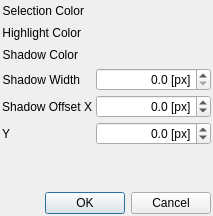
<?xml version="1.0" encoding="UTF-8"?>
<ui version="4.0">
 <class>ggClassySettingsDockWidget</class>
 <widget class="QDockWidget" name="ggClassySettingsDockWidget">
  <property name="geometry">
   <rect>
    <x>0</x>
    <y>0</y>
    <width>213</width>
    <height>216</height>
   </rect>
  </property>
  <property name="features">
   <set>QDockWidget::AllDockWidgetFeatures</set>
  </property>
  <property name="allowedAreas">
   <set>Qt::LeftDockWidgetArea|Qt::RightDockWidgetArea</set>
  </property>
  <property name="windowTitle">
   <string>Preferences</string>
  </property>
  <widget class="QWidget" name="dockWidgetContents">
   <layout class="QVBoxLayout" name="verticalLayout">
    <property name="spacing">
     <number>4</number>
    </property>
    <property name="leftMargin">
     <number>2</number>
    </property>
    <property name="topMargin">
     <number>2</number>
    </property>
    <property name="rightMargin">
     <number>2</number>
    </property>
    <property name="bottomMargin">
     <number>2</number>
    </property>
    <item>
     <layout class="QFormLayout" name="formLayout">
      <property name="fieldGrowthPolicy">
       <enum>QFormLayout::AllNonFixedFieldsGrow</enum>
      </property>
      <property name="horizontalSpacing">
       <number>4</number>
      </property>
      <property name="verticalSpacing">
       <number>4</number>
      </property>
      <item row="0" column="0">
       <widget class="QLabel" name="label">
        <property name="sizePolicy">
         <sizepolicy hsizetype="Minimum" vsizetype="Minimum">
          <horstretch>0</horstretch>
          <verstretch>0</verstretch>
         </sizepolicy>
        </property>
        <property name="text">
         <string>Selection Color</string>
        </property>
        <property name="alignment">
         <set>Qt::AlignRight|Qt::AlignTrailing|Qt::AlignVCenter</set>
        </property>
       </widget>
      </item>
      <item row="0" column="1">
       <widget class="ggColorPreviewWidget" name="mSelectionColorPreviewWidget" native="true">
        <property name="minimumSize">
         <size>
          <width>18</width>
          <height>18</height>
         </size>
        </property>
       </widget>
      </item>
      <item row="1" column="0">
       <widget class="QLabel" name="label_2">
        <property name="sizePolicy">
         <sizepolicy hsizetype="Minimum" vsizetype="Minimum">
          <horstretch>0</horstretch>
          <verstretch>0</verstretch>
         </sizepolicy>
        </property>
        <property name="text">
         <string>Highlight Color</string>
        </property>
        <property name="alignment">
         <set>Qt::AlignRight|Qt::AlignTrailing|Qt::AlignVCenter</set>
        </property>
       </widget>
      </item>
      <item row="1" column="1">
       <widget class="ggColorPreviewWidget" name="mHighlightColorPreviewWidget" native="true">
        <property name="minimumSize">
         <size>
          <width>18</width>
          <height>18</height>
         </size>
        </property>
       </widget>
      </item>
      <item row="2" column="0">
       <widget class="QLabel" name="label_3">
        <property name="sizePolicy">
         <sizepolicy hsizetype="Minimum" vsizetype="Minimum">
          <horstretch>0</horstretch>
          <verstretch>0</verstretch>
         </sizepolicy>
        </property>
        <property name="text">
         <string>Shadow Color</string>
        </property>
        <property name="alignment">
         <set>Qt::AlignRight|Qt::AlignTrailing|Qt::AlignVCenter</set>
        </property>
       </widget>
      </item>
      <item row="2" column="1">
       <widget class="ggColorPreviewWidget" name="mShadowColorPreviewWidget" native="true">
        <property name="minimumSize">
         <size>
          <width>18</width>
          <height>18</height>
         </size>
        </property>
       </widget>
      </item>
      <item row="3" column="0">
       <widget class="QLabel" name="label_4">
        <property name="sizePolicy">
         <sizepolicy hsizetype="Minimum" vsizetype="Minimum">
          <horstretch>0</horstretch>
          <verstretch>0</verstretch>
         </sizepolicy>
        </property>
        <property name="text">
         <string>Shadow Width</string>
        </property>
        <property name="alignment">
         <set>Qt::AlignRight|Qt::AlignTrailing|Qt::AlignVCenter</set>
        </property>
       </widget>
      </item>
      <item row="3" column="1">
       <widget class="QDoubleSpinBox" name="mShadowWidthSpinBox">
        <property name="alignment">
         <set>Qt::AlignRight|Qt::AlignTrailing|Qt::AlignVCenter</set>
        </property>
        <property name="buttonSymbols">
         <enum>QAbstractSpinBox::UpDownArrows</enum>
        </property>
        <property name="prefix">
         <string/>
        </property>
        <property name="suffix">
         <string> [px]</string>
        </property>
        <property name="decimals">
         <number>1</number>
        </property>
        <property name="maximum">
         <double>10.000000000000000</double>
        </property>
       </widget>
      </item>
      <item row="4" column="0">
       <widget class="QLabel" name="label_5">
        <property name="sizePolicy">
         <sizepolicy hsizetype="Minimum" vsizetype="Minimum">
          <horstretch>0</horstretch>
          <verstretch>0</verstretch>
         </sizepolicy>
        </property>
        <property name="text">
         <string>Shadow Offset X</string>
        </property>
        <property name="alignment">
         <set>Qt::AlignRight|Qt::AlignTrailing|Qt::AlignVCenter</set>
        </property>
       </widget>
      </item>
      <item row="4" column="1">
       <widget class="QDoubleSpinBox" name="mShadowOffsetXSpinBox">
        <property name="alignment">
         <set>Qt::AlignRight|Qt::AlignTrailing|Qt::AlignVCenter</set>
        </property>
        <property name="buttonSymbols">
         <enum>QAbstractSpinBox::UpDownArrows</enum>
        </property>
        <property name="suffix">
         <string> [px]</string>
        </property>
        <property name="decimals">
         <number>1</number>
        </property>
        <property name="minimum">
         <double>-10.000000000000000</double>
        </property>
        <property name="maximum">
         <double>10.000000000000000</double>
        </property>
       </widget>
      </item>
      <item row="5" column="0">
       <widget class="QLabel" name="label_6">
        <property name="sizePolicy">
         <sizepolicy hsizetype="Minimum" vsizetype="Minimum">
          <horstretch>0</horstretch>
          <verstretch>0</verstretch>
         </sizepolicy>
        </property>
        <property name="text">
         <string>Y</string>
        </property>
        <property name="alignment">
         <set>Qt::AlignRight|Qt::AlignTrailing|Qt::AlignVCenter</set>
        </property>
       </widget>
      </item>
      <item row="5" column="1">
       <widget class="QDoubleSpinBox" name="mShadowOffsetYSpinBox">
        <property name="alignment">
         <set>Qt::AlignRight|Qt::AlignTrailing|Qt::AlignVCenter</set>
        </property>
        <property name="buttonSymbols">
         <enum>QAbstractSpinBox::UpDownArrows</enum>
        </property>
        <property name="suffix">
         <string> [px]</string>
        </property>
        <property name="decimals">
         <number>1</number>
        </property>
        <property name="minimum">
         <double>-10.000000000000000</double>
        </property>
        <property name="maximum">
         <double>10.000000000000000</double>
        </property>
       </widget>
      </item>
     </layout>
    </item>
    <item>
     <spacer name="verticalSpacer">
      <property name="orientation">
       <enum>Qt::Vertical</enum>
      </property>
      <property name="sizeHint" stdset="0">
       <size>
        <width>20</width>
        <height>8</height>
       </size>
      </property>
     </spacer>
    </item>
    <item>
     <widget class="QDialogButtonBox" name="mButtonBox">
      <property name="sizePolicy">
       <sizepolicy hsizetype="Preferred" vsizetype="Fixed">
        <horstretch>0</horstretch>
        <verstretch>0</verstretch>
       </sizepolicy>
      </property>
      <property name="standardButtons">
       <set>QDialogButtonBox::Cancel|QDialogButtonBox::Ok</set>
      </property>
      <property name="centerButtons">
       <bool>false</bool>
      </property>
     </widget>
    </item>
   </layout>
  </widget>
 </widget>
 <customwidgets>
  <customwidget>
   <class>ggColorPreviewWidget</class>
   <extends>QWidget</extends>
   <header>BaseWidgets/ggColorPreviewWidget.h</header>
   <container>1</container>
  </customwidget>
 </customwidgets>
 <resources/>
 <connections/>
</ui>
